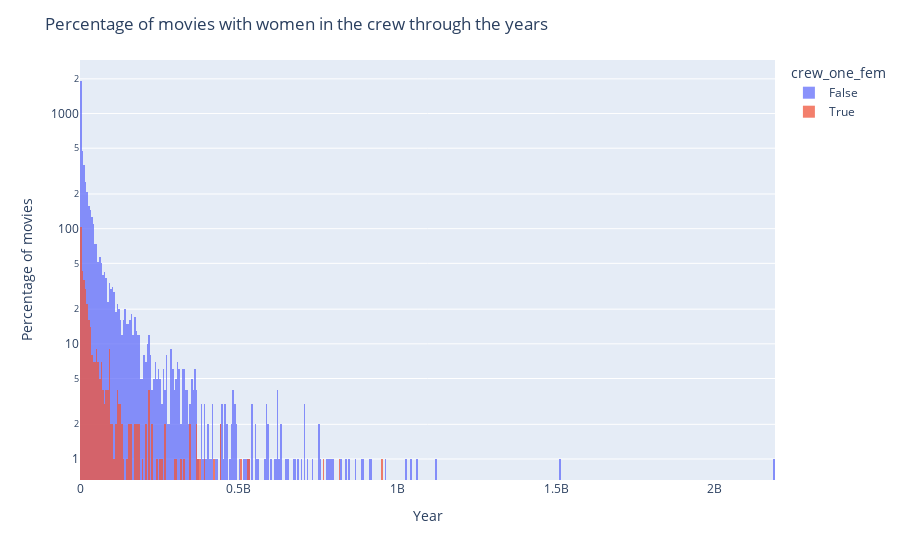

The cell this chart's notebook holds for it:
### Markdown cell above
## Revenue comparison 

Is there a noticeable difference in revenue for movies that portray some particular ethnicities/genre? Is there a noticeable difference in revenue for movies created by women ?

### Code cell
# Plot revenue distribution comparison between gender of the crew
fig = px.histogram(movies_crew, x="revenue", color="crew_one_fem", log_y=True)

# Overlay both histograms
fig.update_layout(barmode='overlay')
# Reduce opacity to see both histograms
fig.update_traces(opacity=0.75)

# Edit the layout
fig.update_layout(title='Percentage of movies with women in the crew through the years',
                   xaxis_title='Year',
                   yaxis_title='Percentage of movies')

fig.show()

### Figure 1 — Plotly figure (JSON) as saved in the notebook; plotly's stock layout.template omitted (floating-point values rounded to 4 significant figures; data arrays with more than 128 entries replaced by an {"elided": "..."} marker saying what was removed)
{"data": [{"alignmentgroup": "True", "bingroup": "x", "hovertemplate": "crew_one_fem=False<br>revenue=%{x}<br>count=%{y}<extra></extra>", "legendgroup": "False", "marker": {"color": "#636efa", "pattern": {"shape": ""}}, "name": "False", "offsetgroup": "False", "opacity": 0.75, "orientation": "v", "showlegend": true, "type": "histogram", "x": {"elided": "25855 int values"}, "xaxis": "x", "yaxis": "y"}, {"alignmentgroup": "True", "bingroup": "x", "hovertemplate": "crew_one_fem=True<br>revenue=%{x}<br>count=%{y}<extra></extra>", "legendgroup": "True", "marker": {"color": "#EF553B", "pattern": {"shape": ""}}, "name": "True", "offsetgroup": "True", "opacity": 0.75, "orientation": "v", "showlegend": true, "type": "histogram", "x": {"elided": "992 int values"}, "xaxis": "x", "yaxis": "y"}], "layout": {"barmode": "overlay", "legend": {"title": {"text": "crew_one_fem"}, "tracegroupgap": 0}, "margin": {"t": 60}, "title": {"text": "Percentage of movies with women in the crew through the years"}, "xaxis": {"anchor": "y", "domain": [0, 1], "title": {"text": "Year"}}, "yaxis": {"anchor": "x", "domain": [0, 1], "title": {"text": "Percentage of movies"}, "type": "log"}}}
